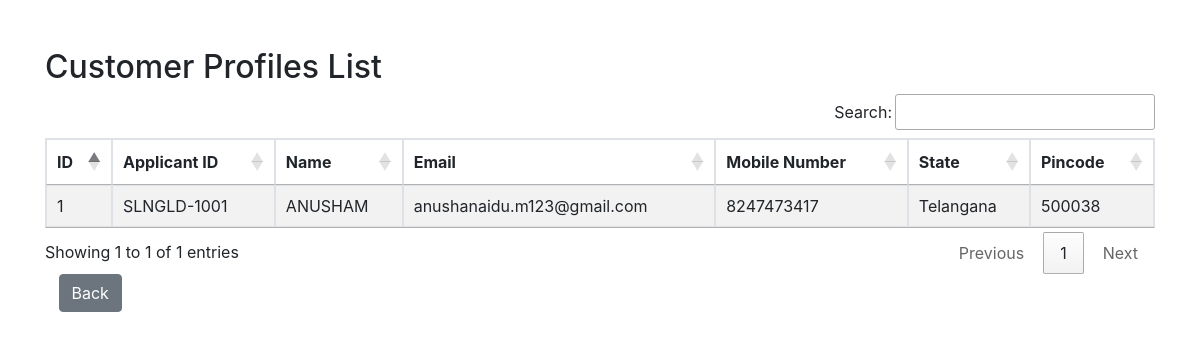
The app's page /goldloan/profiles/ with its own data.
### anusha/models.py (models this page shows, shortened)
class Goldloanapplication(models.Model):
    name = models.CharField(max_length=100, null=False, blank=False,validators=[validate_only_letters],)
    email = models.EmailField(null=True, blank=True, validators=[validate_email])
    contact_no = models.CharField(
        max_length=10,  # Adjust length as needed
        validators=[
            RegexValidator(
                regex=r'^\d{10}$',
                message='Contact number must be 10 digits.',
                code='invalid_contact_number'
            )
        ],
        null=False,
        blank=False
    )
    state = models.CharField(max_length=50, null=False, blank=False,validators=[validate_only_letters])
    pincode = models.CharField(max_length=6, validators=[validate_pincode])
    random_number = models.CharField(max_length=20, unique=True, blank=True, null=True)

### anusha/views.py (the view)
# urls.py: path('goldloan/profiles/', views.goldview, name='goldview'),
def goldview(request):
    customer_profiles = Goldloanapplication.objects.all()
    return render(request, 'customer/viewgoldloan.html', {'customer_profiles': customer_profiles})

### anusha/templates/customer/viewgoldloan.html (shortened to what this page needs)
<!DOCTYPE html>
{% load static %}
<html lang="en">
<head>
    <link rel="stylesheet" href="https://maxcdn.bootstrapcdn.com/bootstrap/4.0.0/css/bootstrap.min.css">
    <link rel="stylesheet" href="https://cdn.datatables.net/1.13.7/css/jquery.dataTables.min.css">
    <link rel="stylesheet" href="https://cdn.datatables.net/buttons/2.4.2/css/buttons.dataTables.min.css">
    <link rel="stylesheet" href="https://cdn.datatables.net/responsive/2.4.0/css/responsive.dataTables.min.css">
</head>
<body>
    <div class="container mt-5">
        <h2>Customer Profiles List</h2>
        <table id="example" class="table table-bordered table-striped">
            <thead>
                <tr>
                    <th>ID</th>
                    <th>Applicant ID</th>
                    <th>Name</th>
                    <th>Email</th>
                    <th>Mobile Number</th>
                    <th>State</th>
                    <th>Pincode</th>
                </tr>
            </thead>
            <tbody>
                {% for profile in customer_profiles %}
                <tr>
                    <td>{{ profile.id }}</td>
                    <td>{{ profile.random_number }}</td>
                    <td>{{ profile.name }}</td>
                    <td>{{ profile.email }}</td>
                    <td>{{ profile.contact_no }}</td>
                    <td>{{ profile.state }}</td>
                    <td>{{ profile.pincode }}</td>
                </tr>
                {% endfor %}
            </tbody>
        </table>
                <button type="button" class="btn btn-secondary" onclick="window.history.back();">Back</button>
    </div>
</body>
</html>

### records on screen
Goldloanapplication: id "1", random_number "SLNGLD-1001", name "ANUSHAM", email "anushanaidu.m123@gmail.com", contact_no "8247473417", state "Telangana", pincode "500038"
